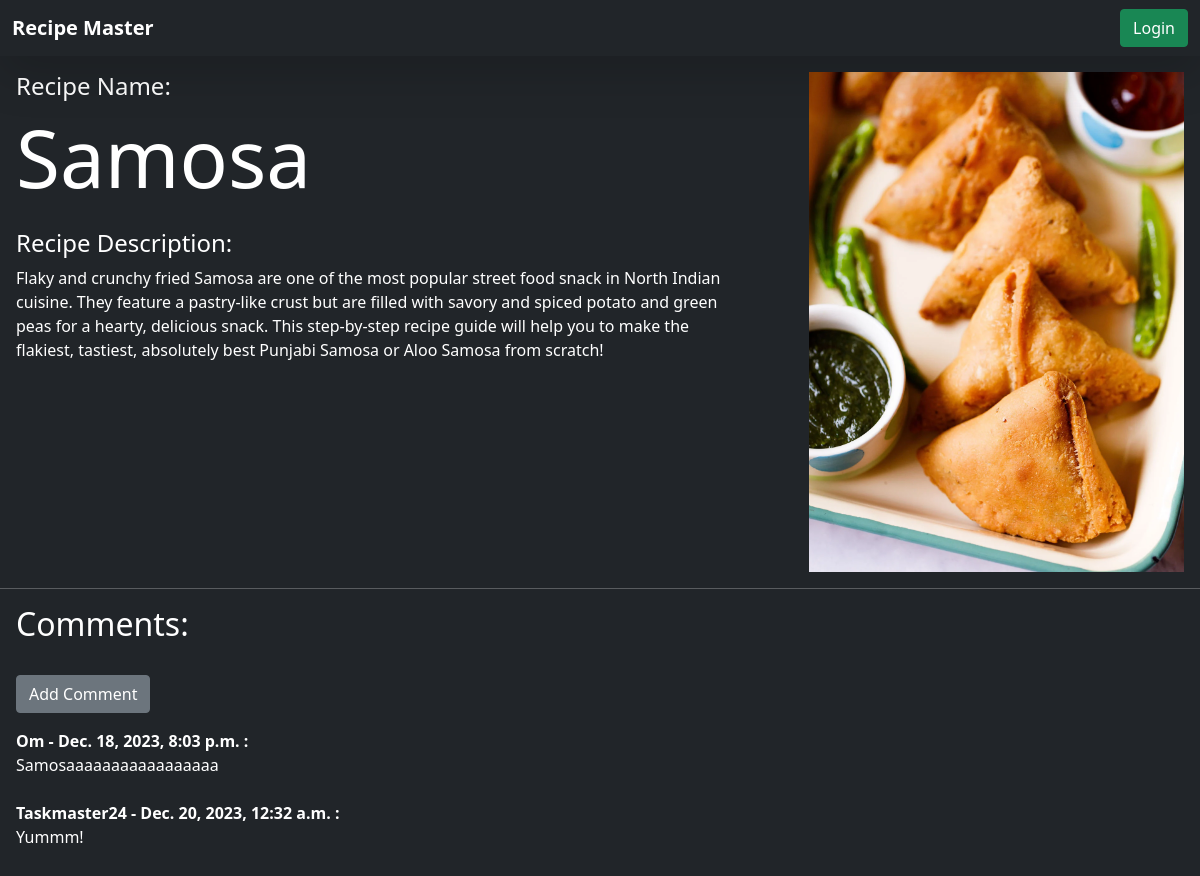
Page /recipe-details/6 on the committed database.
### vege/models.py (models this page shows, shortened)
class Recipe(models.Model):
    user = models.ForeignKey(
        User, on_delete=models.SET_NULL, null=True, blank=True)
    recipe_name = models.CharField(max_length=100)
    recipe_description = models.TextField()
    recipe_image = models.ImageField(upload_to="recipe")
    recipe_view_count = models.IntegerField(default=1)
    date_posted = models.DateTimeField(auto_now_add=True)

class Comment(models.Model):
    post = models.ForeignKey(
        Recipe, related_name="comments", on_delete=models.CASCADE)
    name = models.CharField(max_length=255)
    body = models.TextField()
    date_added = models.DateTimeField(auto_now_add=True)

### vege/views.py (the view)
# urls.py: path('recipe-details/<id>', details_page, name="details_page"),
def details_page(request, id):
    queryset = Recipe.objects.get(id=id)
    context = {'recipe': queryset}
    return render(request, 'details.html', context)

### vege/templates/details.html (shortened to what this page needs)
{% extends "base.html" %}
{%block start%}
<section class="d-flex m-3">
    <div class="text-white">
        <h4>Recipe Name:</h4>
        <h1 style="font-size : 80px">{{recipe.recipe_name}}</h1>
        <h4 class="mt-4">Recipe Description:</h4>
        <p class="col-11">{{recipe.recipe_description}}</p>
    </div>
    <div>
        <img src = "/media/{{recipe.recipe_image}}" style = "height : 500px">
    </div>
</section>
<hr class="text-white">
<div class="text-white m-3">
    <h2>Comments:</h2>
    <br>
    {% if not recipe.comments.all %}
        <a href="{% url 'add_comment' recipe.id %}" class = "btn btn-secondary mb-3">Add Comment</a>
        <br>
        <strong>No comments yet...</strong>
    {% else %}
        <a href="{% url 'add_comment' recipe.id %}" class = "btn btn-secondary mb-3">Add Comment</a>
        {% for comment in recipe.comments.all %}
            <br>
            <strong> {{comment.name}} -
            {{comment.date_added}} : </strong>
            <br>
            {{comment.body}}
            <br>
        {% endfor %}
    {% endif %}
    <br>
</div>
{%endblock%}

### rows in the picture
Recipe: recipe_name "Samosa", recipe_description "Flaky and crunchy fried Samosa are one of the most popular street food snack in North Indian cuisine. They feature a pastry-like crust but are filled with savory and spiced potato and green peas for a hearty, delicious snack. This step-by-step recipe guide will help you to make the flakiest, tastiest, absolutely best Punjabi Samosa or Aloo Samosa from scratch!", recipe_image (picture)
Comment: name "Om", date_added "Dec. 18, 2023, 8:03 p.m.", body "Samosaaaaaaaaaaaaaaaaa"
Comment: name "Taskmaster24", date_added "Dec. 20, 2023, 12:32 a.m.", body "Yummm!"
